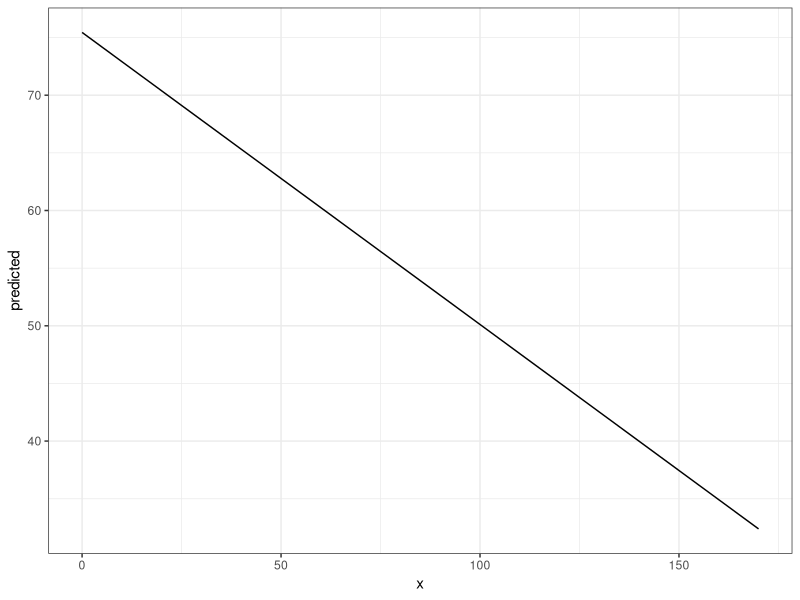
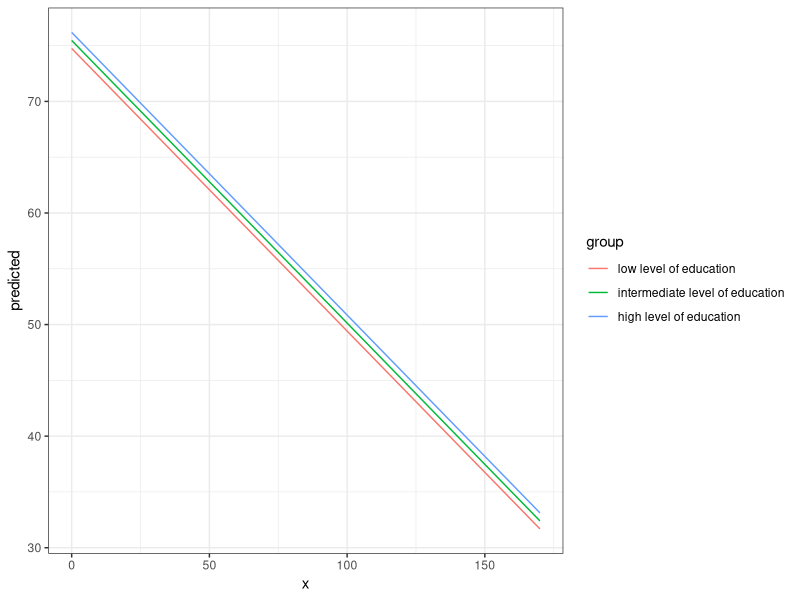
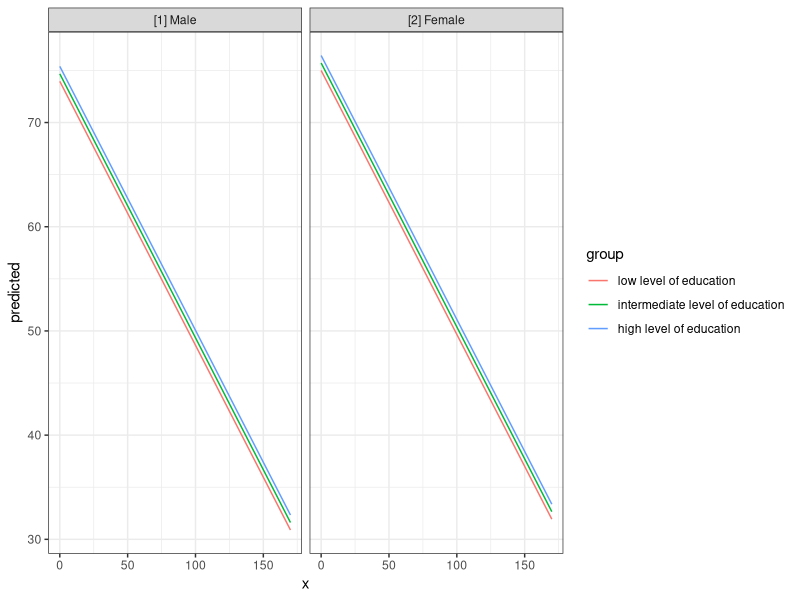
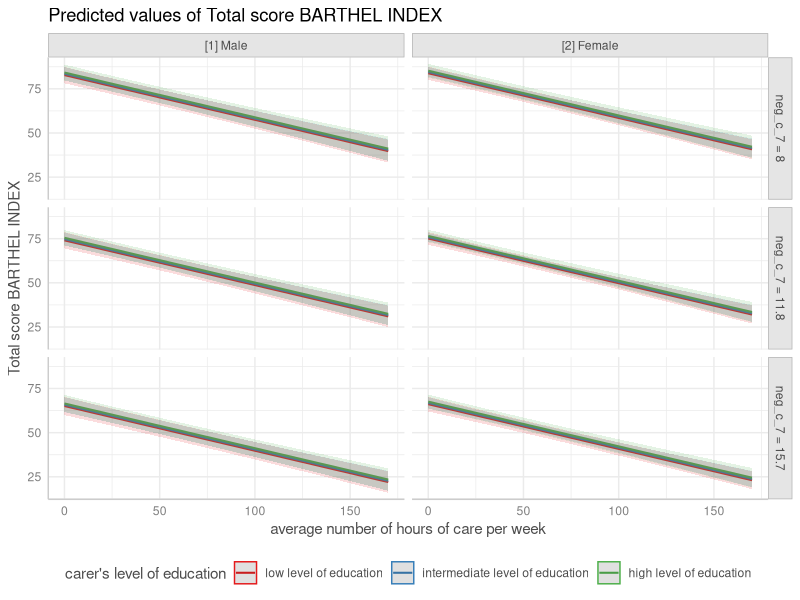
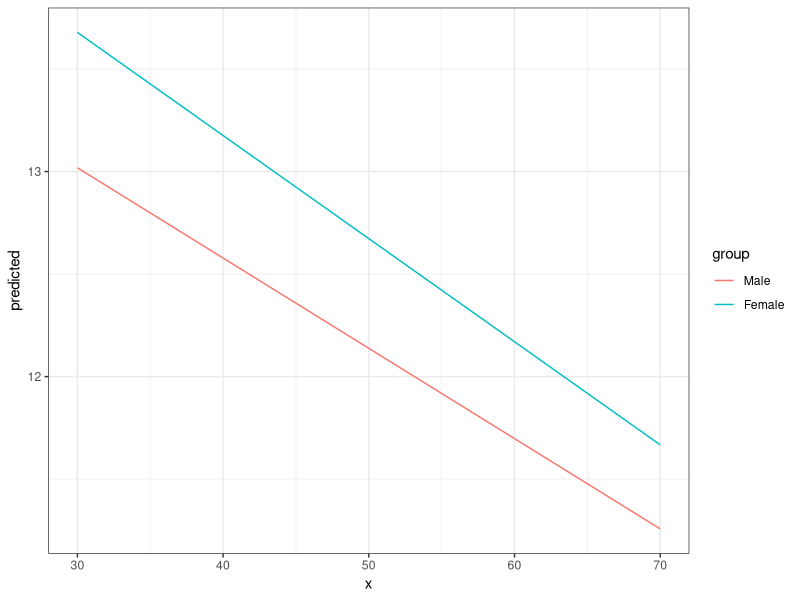
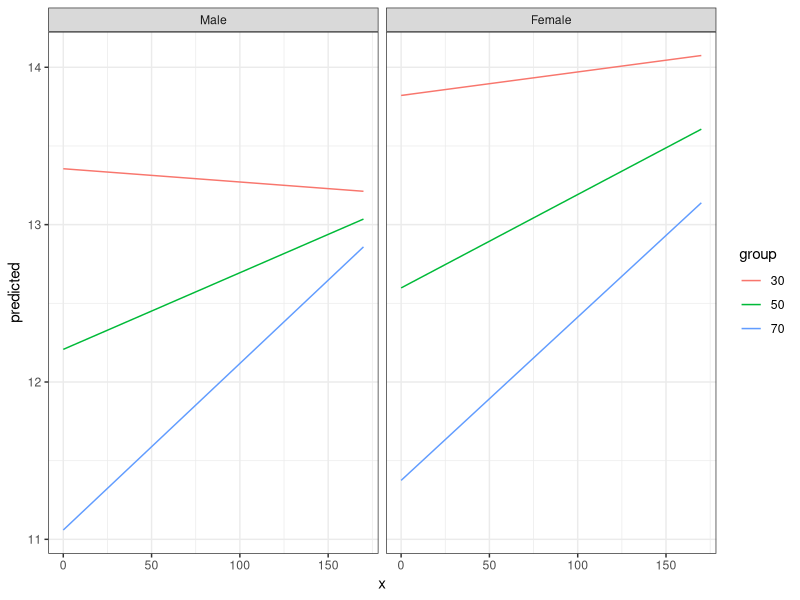
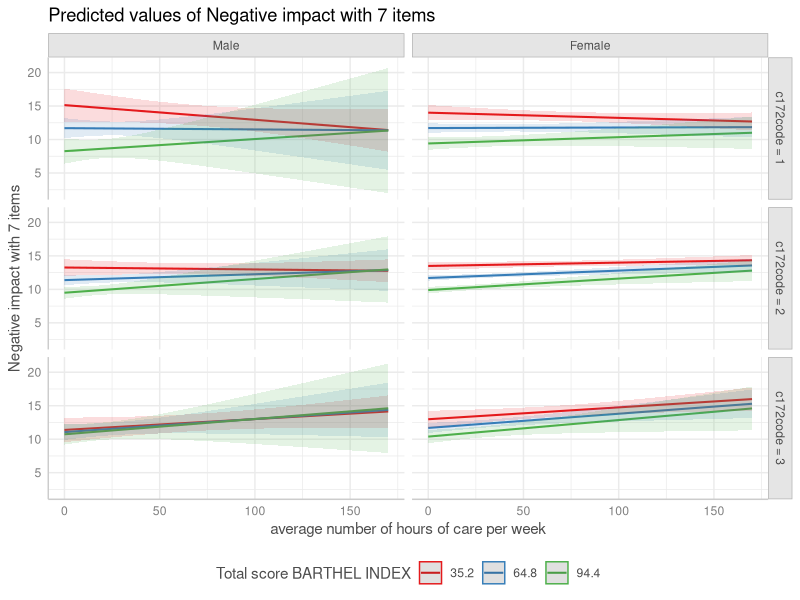
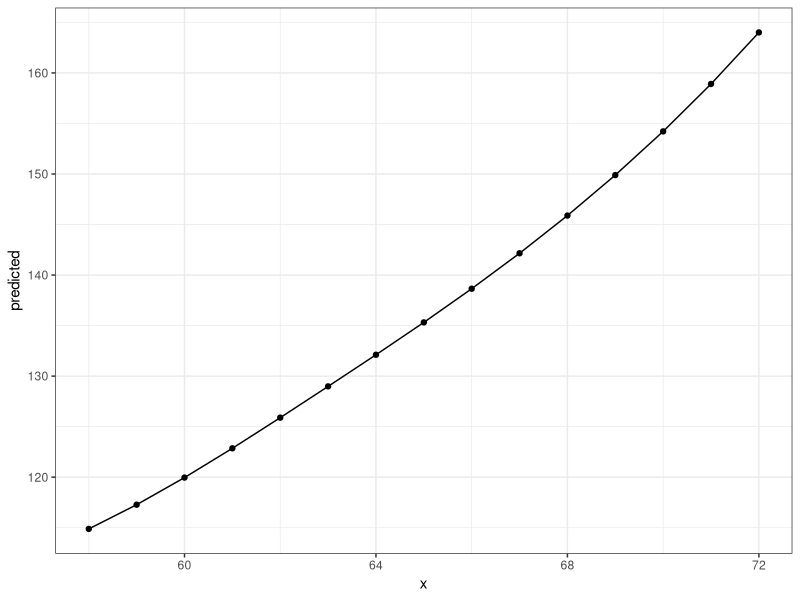

The R source for these figures, in order:
## ---- chunk 1
knitr::opts_chunk$set(
  collapse = TRUE,
  comment = "#>",
  dev = "png",
  fig.width = 7,
  fig.height = 3.5,
  message = FALSE,
  warning = FALSE
)
options(width = 800)

pkgs <- c(
  "ggplot2",
  "splines",
  "gridExtra",
  "patchwork",
  "see",
  "survival",
  "datawizard",
  "htmltools"
)

if (!all(vapply(pkgs, requireNamespace, quietly = TRUE, FUN.VALUE = logical(1L)))) {
  knitr::opts_chunk$set(eval = FALSE)
}
## ---- chunk 2
library(htmltools)
callout_tip <- function(header = NULL, ...) {
  div(
    class = "callout-tip",
    tags$h1(
      tags$img(src = "../man/figures/list-check-solid.svg", width = "16", height = "16", style = "vertical-align:middle"), # nolint
      header
    ),
    ...
  )
}
## ---- chunk 3
callout_tip(
  "Summary of most important points:",
  tags$ul(
    tags$li("The aim of the ggeffects-package is to understand your model and how predictors are associated with your outcome. This is achieved by calculating adjusted predictions, using the `predict_response()` function."), # nolint
    tags$li("`predict_response()` estimates the outcome for meaningful values of predictors of interest (so-called \"focal terms\")."), # nolint
    tags$li("The interpretation of the results, or the conclusion that can be drawn, depend on how the non-focal terms are handled. This is controlled by the `margin` argument."), # nolint
    tags$li("The syntax is easy and intuitive: Just provide a model object, specify focal terms in the `terms` argument, and optionally specify the `margin` argument. This works for simple effects as well as more complex interaction effects.") # nolint
  )
)
## ---- chunk 4
library(ggeffects)
data(efc, package = "ggeffects")
fit <- lm(barthtot ~ c12hour + neg_c_7 + c161sex + c172code, data = efc)

predict_response(fit, terms = "c12hour")
## ---- chunk 5
library(ggplot2)
theme_set(theme_bw())

mydf <- predict_response(fit, terms = "c12hour")
ggplot(mydf, aes(x, predicted)) + geom_line()
## ---- chunk 6
predict_response(fit, terms = c("c12hour", "c172code"))
## ---- chunk 7
mydf <- predict_response(fit, terms = c("c12hour", "c172code"))
ggplot(mydf, aes(x, predicted, colour = group)) + geom_line()
## ---- chunk 8
mydf <- predict_response(fit, terms = c("c12hour", "c172code", "c161sex"))
# print a more compact table
print(mydf, collapse_tables = TRUE)
ggplot(mydf, aes(x, predicted, colour = group)) +
  geom_line() +
  facet_wrap(~facet)
## ---- chunk 9
mydf <- predict_response(fit, terms = c("c12hour", "c172code", "c161sex", "neg_c_7"))
plot(mydf) + theme(legend.position = "bottom")
## ---- chunk 10
mydf <- predict_response(fit)
mydf
## ---- chunk 11
data(efc, package = "ggeffects")

# make categorical
efc$c161sex <- datawizard::to_factor(efc$c161sex)

# fit model with interaction
fit <- lm(neg_c_7 ~ c12hour + barthtot * c161sex, data = efc)

# select only levels 30, 50 and 70 from continuous variable Barthel-Index
mydf <- predict_response(fit, terms = c("barthtot [30,50,70]", "c161sex"))
ggplot(mydf, aes(x, predicted, colour = group)) + geom_line()
## ---- chunk 12
# fit model with 3-way-interaction
fit <- lm(neg_c_7 ~ c12hour * barthtot * c161sex, data = efc)

# select only levels 30, 50 and 70 from continuous variable Barthel-Index
mydf <- predict_response(fit, terms = c("c12hour", "barthtot [30,50,70]", "c161sex"))

ggplot(mydf, aes(x, predicted, colour = group)) + 
  geom_line() +
  facet_wrap(~facet)
## ---- chunk 13
# fit model with 4-way-interaction
fit <- lm(neg_c_7 ~ c12hour * barthtot * c161sex * c172code, data = efc)

# adjusted predictions for all 4 interaction terms
pr <- predict_response(fit, c("c12hour", "barthtot", "c161sex", "c172code"))

# use plot() method, easier than own ggplot-code from scratch
plot(pr, n_rows = 2) + theme(legend.position = "bottom")
## ---- chunk 14
library(splines)
data(women)

fm1 <- lm(weight ~ bs(height, df = 5), data = women)
dat <- predict_response(fm1, "height")

ggplot(dat, aes(x, predicted)) +
  geom_line() +
  geom_point()
## ---- chunk 15
library(survival)
data("lung2")
m <- coxph(Surv(time, status) ~ sex + age + ph.ecog, data = lung2)

# predicted risk-scores
predict_response(m, c("sex", "ph.ecog"))
## ---- chunk 16
# probability of survival
predict_response(m, c("sex", "ph.ecog"), type = "survival")
## ---- chunk 17
get_x_title(mydf)
get_y_title(mydf)

ggplot(mydf, aes(x, predicted, colour = group)) +
  geom_line() +
  facet_wrap(~facet) +
  labs(
    x = get_x_title(mydf),
    y = get_y_title(mydf),
    colour = get_legend_title(mydf)
  )
